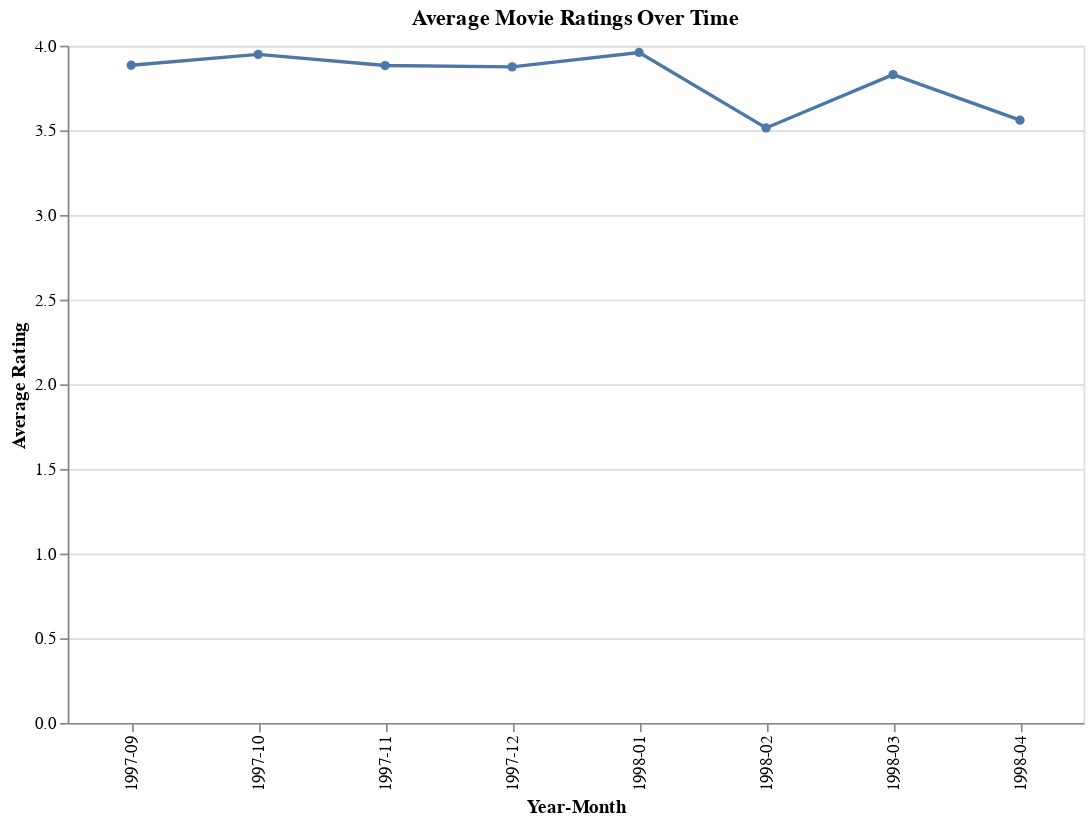

The cell this chart's notebook holds for it:
### Code cell
chart = (
    alt.Chart(time_rating)
    .mark_line(point=True)
    .encode(
        x=alt.X("year_month:O", title="Year-Month"),  # use Ordinal (O) instead of Temporal (T)
        y=alt.Y("rating:Q", title="Average Rating"),
        tooltip=["year_month", "rating:Q"]
    )
    .properties(
        title="Average Movie Ratings Over Time",
        width=600,
        height=400
    )
)

chart

### Figure 1 — Vega-Lite specification as saved in the notebook (floating-point values rounded to 4 significant figures)
{"config": {"view": {"continuousWidth": 300, "continuousHeight": 300}}, "data": {"name": "data-0515e003fcc84941fd52589885efdb1a"}, "mark": {"type": "line", "point": true}, "encoding": {"tooltip": [{"field": "year_month", "type": "nominal"}, {"field": "rating", "type": "quantitative"}], "x": {"field": "year_month", "title": "Year-Month", "type": "ordinal"}, "y": {"field": "rating", "title": "Average Rating", "type": "quantitative"}}, "height": 400, "title": "Average Movie Ratings Over Time", "width": 600, "$schema": "https://vega.github.io/schema/vega-lite/v5.20.1.json", "datasets": {"data-0515e003fcc84941fd52589885efdb1a": [{"year_month": "1997-09", "rating": 3.885}, {"year_month": "1997-10", "rating": 3.949}, {"year_month": "1997-11", "rating": 3.883}, {"year_month": "1997-12", "rating": 3.875}, {"year_month": "1998-01", "rating": 3.96}, {"year_month": "1998-02", "rating": 3.514}, {"year_month": "1998-03", "rating": 3.829}, {"year_month": "1998-04", "rating": 3.56}]}}
